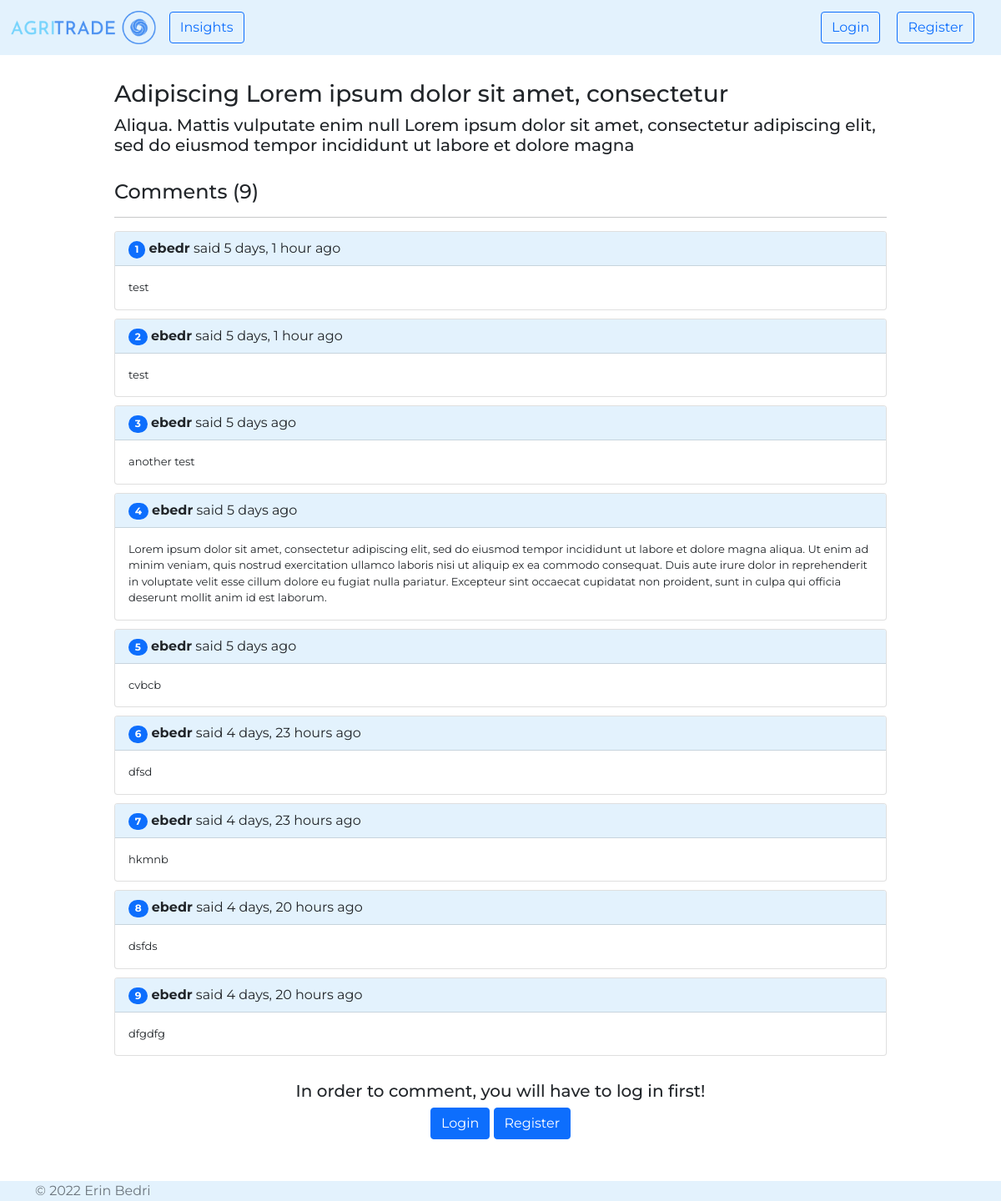
The app's page /posts/post/6/comments/ with its own data.
### agri_trade/posts/models.py (models this page shows, shortened)
class Post(models.Model):
    TITLE_MAX_LEN = 50
    SUBTITLE_MAX_LEN = 150
    TOPIC_CHOICES = (
        ('Agriculture', 'Agriculture'),
        ('Markets', 'Markets'),
        ('Technology', 'Technology'),
        ('Others', 'Others'),
    )
    TOPIC_MAX_LEN = max([len(topic[1]) for topic in TOPIC_CHOICES])
    author = models.ForeignKey(
        UserModel,
        on_delete=CASCADE,
        related_name='posts',
    )
    title = models.CharField(
        max_length=TITLE_MAX_LEN,
    )
    subtitle = models.CharField(
        max_length=SUBTITLE_MAX_LEN,
        blank=True,
        null=True,
    )
    topic = models.CharField(
        max_length=TOPIC_MAX_LEN,
        choices=TOPIC_CHOICES,
    )
    body = RichTextField()
    created_on = models.DateTimeField(
        auto_now_add=True,
    )
    updated_on = models.DateTimeField(
        auto_now=True
    )
    class Meta:
        ordering = ['-created_on']

class PostComment(models.Model):
    COMMENT_MAX_LEN = 500
    author = models.ForeignKey(
        UserModel,
        on_delete=CASCADE,
    )
    post = models.ForeignKey(
        Post,
        on_delete=CASCADE,
    )
    body = models.TextField(
        max_length=COMMENT_MAX_LEN,
    )
    created_on = models.DateTimeField(
        auto_now_add=True
    )

### agri_trade/posts/views.py (the view)
# urls.py: path('post/<int:pk>/comments/', views.show_comments, name='show comments'),
def show_comments(request, pk):
    post = get_object_or_404(Post, pk=pk)
    comments = PostComment.objects \
        .filter(post_id__exact=pk) \
        .order_by('created_on')
    comments_count = comments.count()
    if request.method == 'POST':
        form = PostCommentForm(request.POST)
        if form.is_valid():
            new_comment = form.save(commit=False)
            new_comment.post = post
            new_comment.author = request.user
            new_comment.save()
            return HttpResponseRedirect(reverse('posts:show comments', args=[str(pk)]))
    else:
        form = PostCommentForm()
    context = {
        'post': post,
        'comments': comments,
        'comments_count': comments_count,
        'form': form,
    }
    return render(request, 'posts/show_comments.html', context)

### agri_trade/posts/templates/posts/show_comments.html
{% extends 'web/base.html' %}
{% block content %}
    <div class="container" style="margin-top: 30px; margin-bottom: 50px">
        <div class="row justify-content-md-center">
            <div class="col-md-10">
                <h3>{{ post.title }}</h3>
                <h5>{{ post.subtitle }}</h5>
                <div style="margin-top: 30px">
                    <h4>Comments ({{ comments_count }})</h4>
                    <hr>
                </div>
                {% for comment in comments %}
                    <div class="card" style="margin-top: 10px">
                        <div class="card-header" style="background-color: #e3f2fd">
                            <div class="row">
                                <div class="col">
                                    <span class="badge rounded-pill bg-primary">{{ forloop.counter }}</span>
                                    <b>{{ comment.author }}</b> said {{ comment.created_on|timesince }} ago
                                </div>
                            </div>
                        </div>
                        <div class="card-body">
                            <blockquote class="blockquote mb-0">
                                <p style="font-size: small">{{ comment.body }}</p>
                            </blockquote>
                        </div>
                    </div>
                {% endfor %}
                <div style="margin-top: 30px">
                    {% if request.user.is_authenticated %}
                        <form method="post" action="{% url 'posts:show comments' post.id %}">
                            {% csrf_token %}
                            {{ form }}
                            <button type="submit" class="btn btn-primary" style="margin-top: 10px">Comment</button>
                        </form>
                    {% else %}
                        <div class="text-center">
                            <h5>In order to comment, you will have to log in first!</h5>
                            <a href="{% url 'accounts:login' %}" class="btn btn-primary">Login</a>
                            <a href="{% url 'accounts:register' %}" class="btn btn-primary">Register</a>
                        </div>
                    {% endif %}
                </div>
            </div>
        </div>
    </div>
{% endblock %}

### static/css/style.css (style rules this page uses)
body { font-family: 'Montserrat', sans-serif !important; }

### records on screen
Post: title "Adipiscing Lorem ipsum dolor sit amet, consectetur", subtitle "Aliqua. Mattis vulputate enim null Lorem ipsum dolor sit amet, consectetur adipiscing elit, sed do eiusmod tempor incididunt ut labore et dolore magna"
PostComment: author "ebedr", created_on "5 days, 1 hour", body "test"
PostComment: author "ebedr", created_on "5 days, 1 hour", body "test"
PostComment: author "ebedr", created_on "5 days", body "another test"
PostComment: author "ebedr", created_on "5 days", body "Lorem ipsum dolor sit amet, consectetur adipiscing elit, sed do eiusmod tempor incididunt ut labore et dolore magna aliqua. Ut enim ad minim veniam, quis nostrud exercitation ullamco laboris nisi ut aliquip ex ea commodo consequat. Duis aute irure dolor in reprehenderit in voluptate velit esse cillum dolore eu fugiat nulla pariatur. Excepteur sint occaecat cupidatat non proident, sunt in culpa qui officia deserunt mollit anim id est laborum."
PostComment: author "ebedr", created_on "5 days", body "cvbcb"
PostComment: author "ebedr", created_on "4 days, 23 hours", body "dfsd"
PostComment: author "ebedr", created_on "4 days, 23 hours", body "hkmnb"
PostComment: author "ebedr", created_on "4 days, 20 hours", body "dsfds"
PostComment: author "ebedr", created_on "4 days, 20 hours", body "dfgdfg"

### other values on screen
{{ comments_count }} "9"
